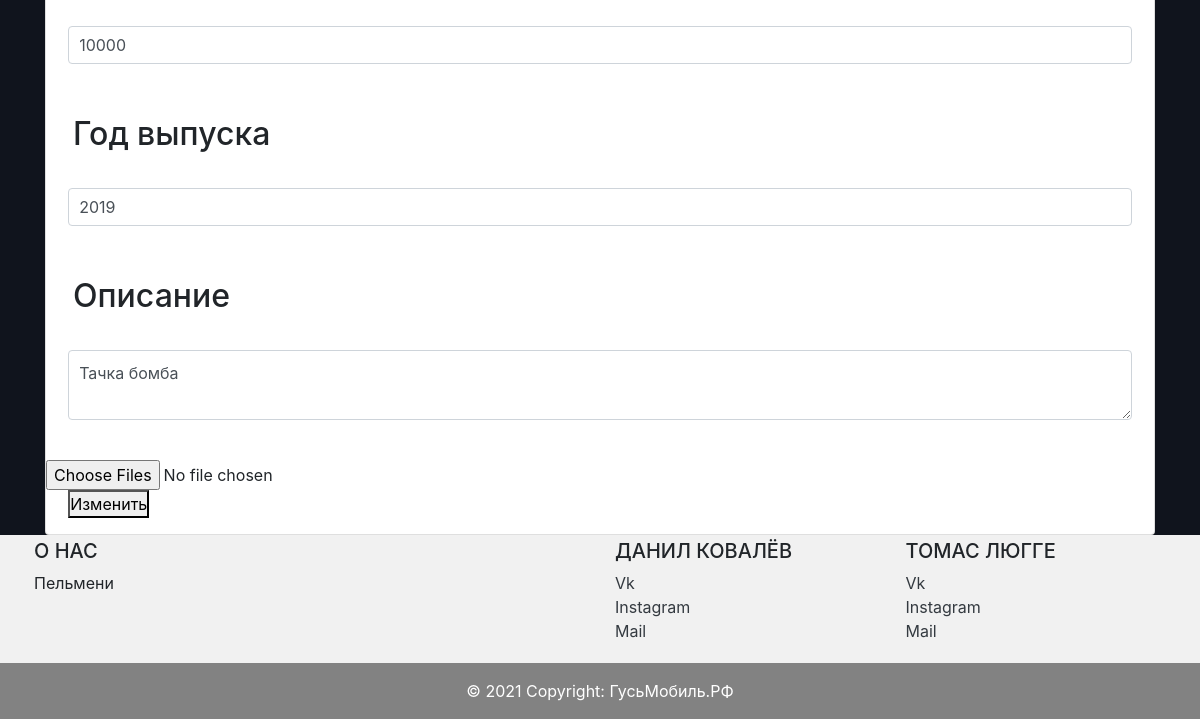
The page /edit_ad/1 (signed in, lower part) on the database as committed earlier.
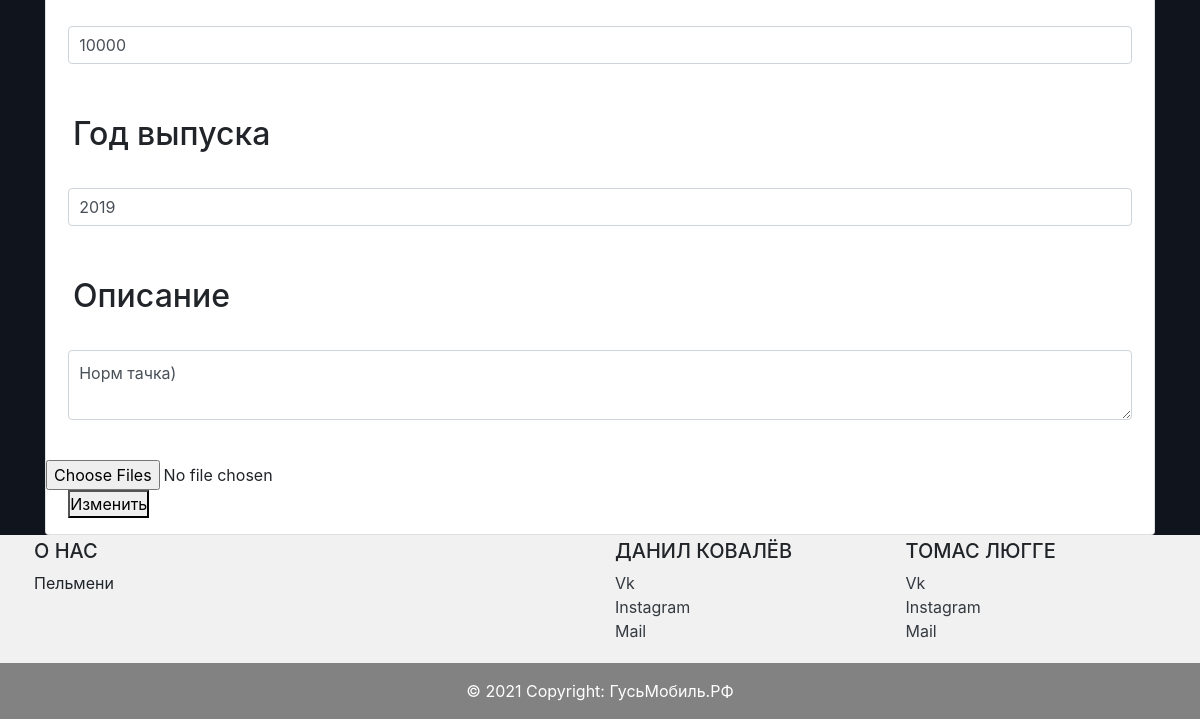
The same page on the database as committed later.
### data/ads.py (models this page shows)
class Ads(SqlAlchemyBase):
    __tablename__ = 'ads'
    id = sqlalchemy.Column(sqlalchemy.Integer, primary_key=True, autoincrement=True)
    user_id = sqlalchemy.Column(sqlalchemy.Integer, sqlalchemy.ForeignKey('users.id'))
    brand = sqlalchemy.Column(sqlalchemy.String, nullable=True)
    model = sqlalchemy.Column(sqlalchemy.String, nullable=True)
    price = sqlalchemy.Column(sqlalchemy.Integer, nullable=True)
    transmission = sqlalchemy.Column(sqlalchemy.String, nullable=True)
    engine = sqlalchemy.Column(sqlalchemy.String, nullable=True)
    steering_wheel = sqlalchemy.Column(sqlalchemy.String, nullable=True)
    power = sqlalchemy.Column(sqlalchemy.Integer, nullable=True)
    drive_unit = sqlalchemy.Column(sqlalchemy.String, nullable=True)
    mileage = sqlalchemy.Column(sqlalchemy.Integer, nullable=True)
    year = sqlalchemy.Column(sqlalchemy.Integer, nullable=True)
    about = sqlalchemy.Column(sqlalchemy.Text, nullable=True)
    images = sqlalchemy.Column(sqlalchemy.String, nullable=True)
    user = orm.relation('Users')
    favorites = orm.relation('Favorites', back_populates='ad')

### main.py (the view, shortened to what this page needs)
@app.route('/edit_ad/<int:ad_id>', methods=['GET', 'POST'])
@login_required
def edit_ad(ad_id):
    form = EditForm()
    if request.method == "GET":
        db_sess = db_session.create_session()
        ad = db_sess.query(Ads).filter(Ads.id == ad_id,
                                        Ads.user_id == current_user.id).first()
        if ad:
            form.brand.data = ad.brand
            form.model.data = ad.model
            form.price.data = ad.price
            form.transmission.data = ad.transmission
            form.engine.data = ad.engine
            form.steering_wheel.data = ad.steering_wheel
            form.power.data = ad.power
            form.drive_unit.data = ad.drive_unit
            form.mileage.data = ad.mileage
            form.year.data = ad.year
            form.about.data = ad.about
        else:
            abort(404)
    return render_template('edit_ad.html', form=form)

### data/db_session.py (called while the page is built)
def create_session() -> Session:
    global __factory
    return __factory()

### main.py (called while the page is built)
@login_manager.user_loader
def load_user(user_id):
    db_sess = db_session.create_session()
    return db_sess.query(Users).get(user_id)

### templates/edit_ad.html (shortened to what this page needs)
{% extends "base.html" %}
{% block content %}
    <div class="card mt-4">
        <form method="post" enctype="multipart/form-data">
            <p>
                <h2 style="padding: 7px; margin: 20px;">{{ form.mileage.label }}</h2>
                {{ form.mileage(class="form-control", style="width: 96%; margin-left: 2%; margin-right: 2%; padding: 10px;") }}<br>
            </p>
            <p>
                <h2 style="padding: 7px; margin: 20px;">{{ form.year.label }}</h2>
                {{ form.year(class="form-control", style="width: 96%; margin-left: 2%; margin-right: 2%; padding: 10px;") }}<br>
            </p>
            <p>
                <h2 style="padding: 7px; margin: 20px;">{{ form.about.label }}</h2>
                {{ form.about(class="form-control", style="width: 96%; margin-left: 2%; margin-right: 2%; padding: 10px; max-width: 96%; min-width: 96%") }}<br>
            </p>
            <input type="file" class="form-control-file" id="files" name="file" accept="image/*" multiple />
            <p style="margin-left: 2%;"><button type="submit">Изменить</button></p>
        </form>
    </div>
{% endblock %}

Rows that differ between the two databases and show on the page:
changed Ads: about "Тачка бомба" → "Норм тачка)"
